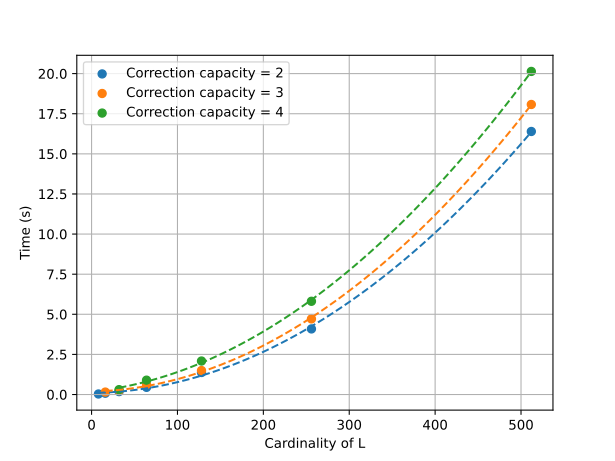

Here is the Python script that generated this plot:
#!/usr/bin/env python3
import sys
sys.path.insert(0, '..')

from goppa import finite_field, polynomials_finite_field, goppa
import time
import matplotlib.pyplot as plt
import multiprocessing
import numpy as np


plt.figure("Irreducible polynomials")

N = 10

maxDim = 11
maxCor = 8

def par_generate(a) :
    
    t0 = time.time()
    
    G = goppa.goppa(a[0].field, a[0], a[0].field.card, seed = a[1])

    t = time.time()-t0
        
    return(t)



for j in range(2, 5) :

    Itemp = []
    Ttemp = []
    I = []
    T = []
    
    gen = (i for i in range(3, 8) if 2**i > j*i)
    for i in gen :

        print("Generation of the field GF(2**{})...".format(i))

        F = finite_field.field(2, i)
        
        
        print("       irreducible polynomial of degree {}...".format(j))
        
        P = polynomials_finite_field.genIrred(F, j)
        
        for a in F.elements() :
            if P(a) == 0 :
                print(P, a, P(a))
        
        

        with multiprocessing.Pool() as pool:
            
            t = pool.map(par_generate, [(P, n) for n in range(N)])
        
        T.append(np.average(t))
        I.append(2**i)
        
        # Ttemp.append(np.average(t))
        # Itemp.append(i)
        
    plt.scatter(I, T, label="Correction capacity = {}".format(j))
    
        
    z = np.polyfit(I, (T), 2)
    p = np.poly1d(z)
    I = np.linspace(min(I), max(I), 100)
    plt.plot(I, (p(I)), "--")

plt.grid(True)
plt.legend()
plt.xlabel("Cardinality of L")
plt.ylabel("Time (s)")
plt.savefig("generation_goppa.svg")
